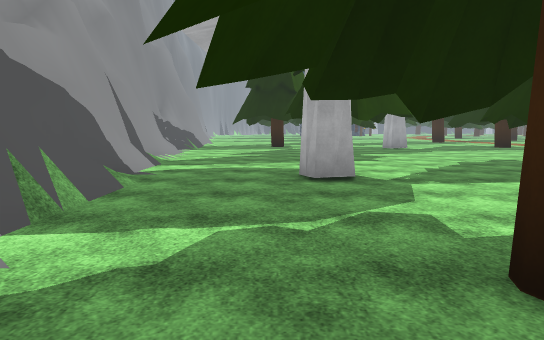
view 1 (above)

24 first-person views from a walk through a scene from a Unity 3-D project. The camera is 1.5 m above the floor, tilts 6° down and sees 70° across. The floor is counted in squares, 2 m on a side. Each view is taken from the middle of a square. On the plan, view 1 faces up. The plan holds only what a view shows up to about 12 squares ahead; the rest is blank. The place goes on beyond the plan. The player is left out. Some surface patterns are stand-ins.

view 2
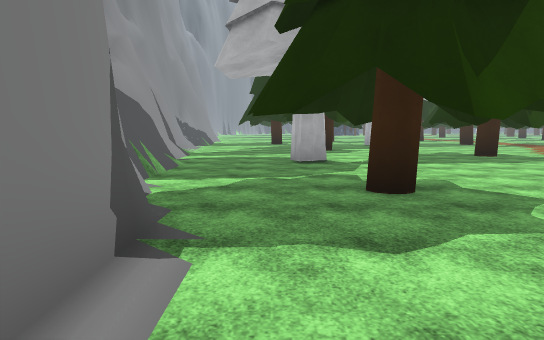

view 3
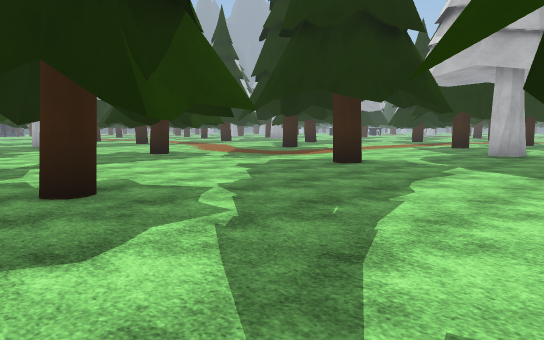

view 4
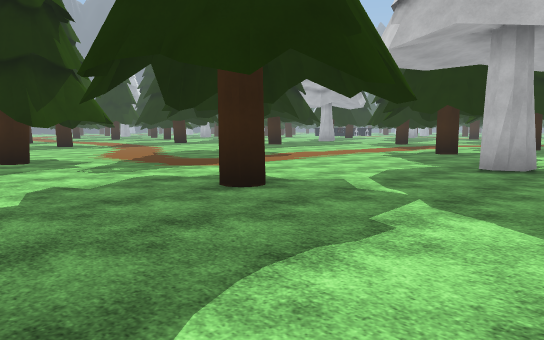

view 5
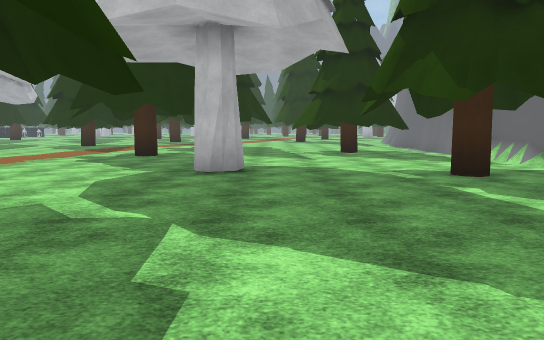

view 6
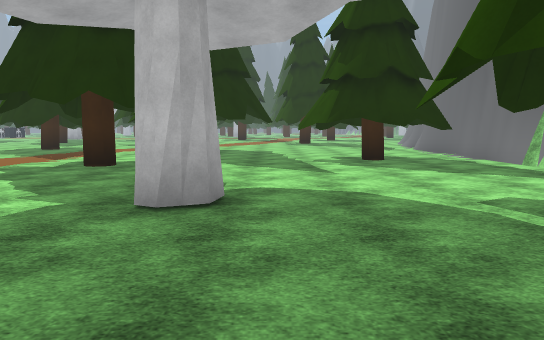

view 7
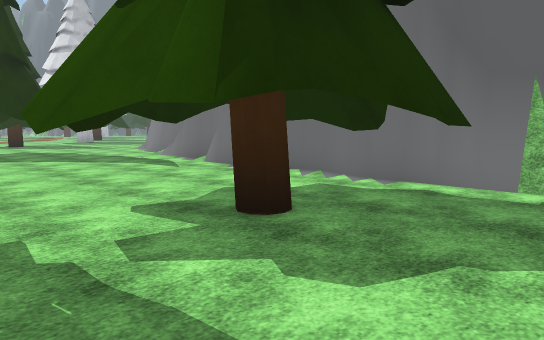

view 8
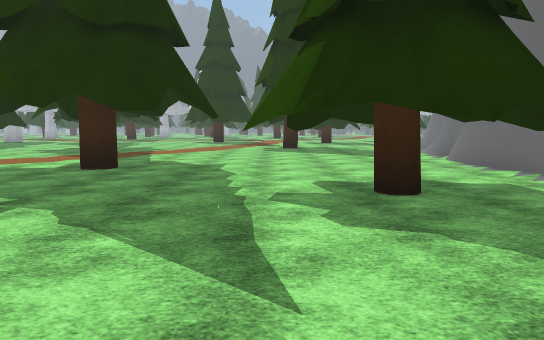

view 9
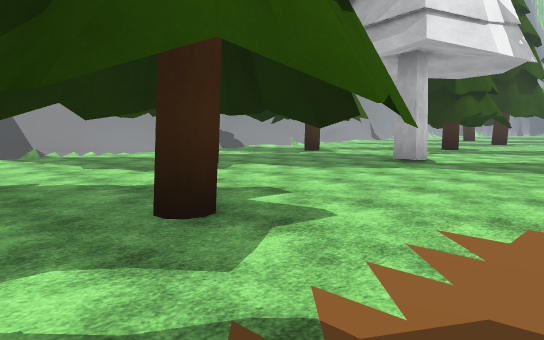

view 10
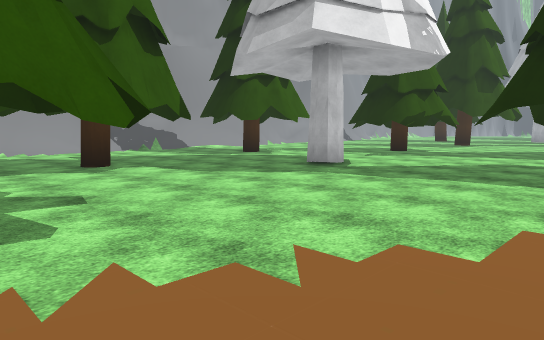

view 11
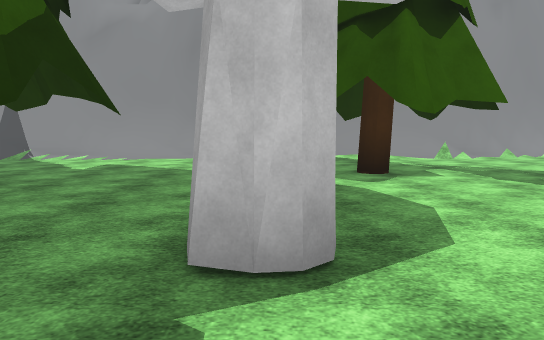

view 12
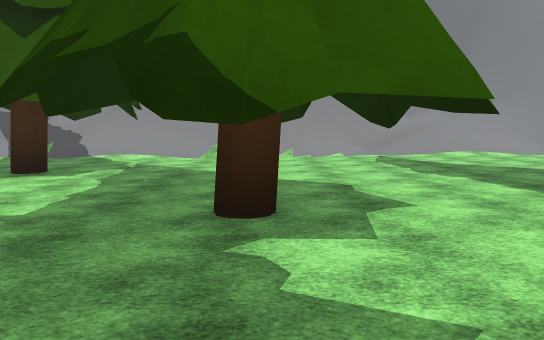

view 13
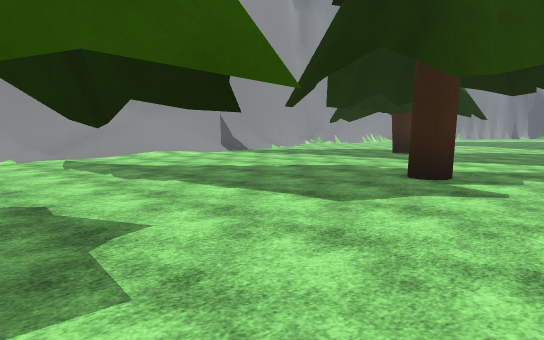

view 14
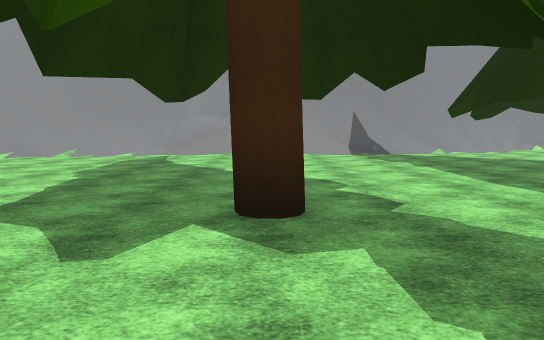

view 15
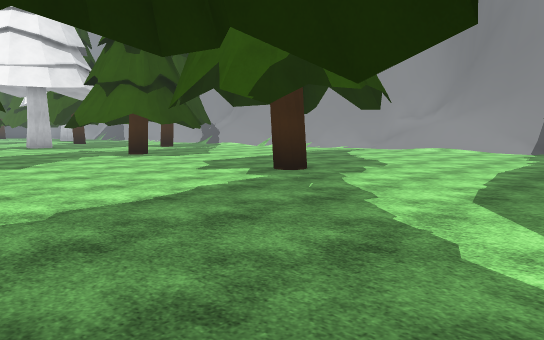

view 16
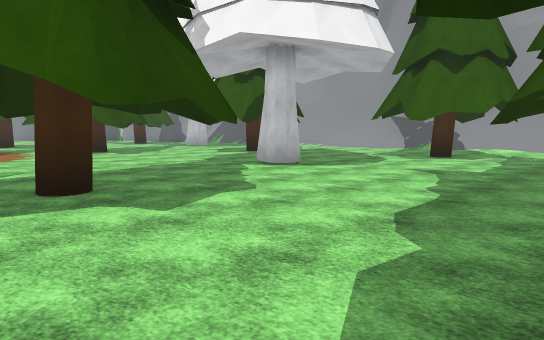

view 17
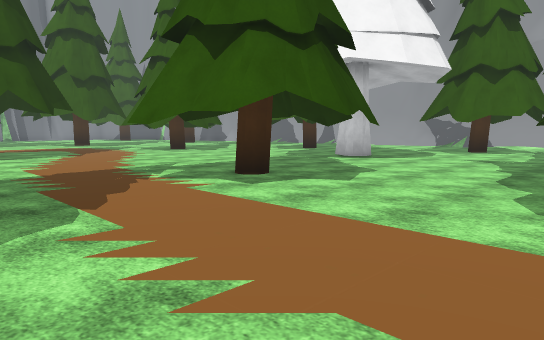

view 18
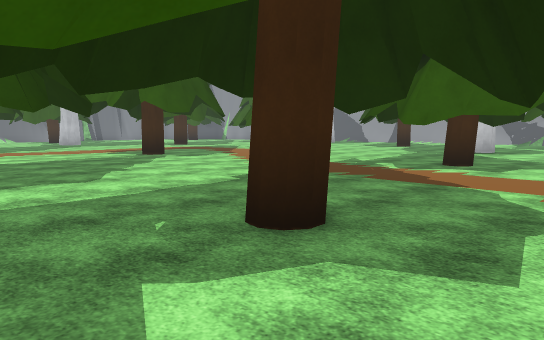

view 19
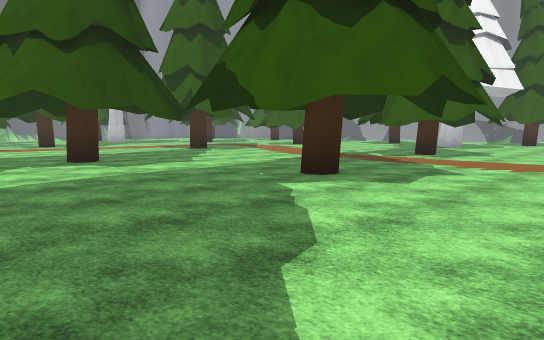

view 20
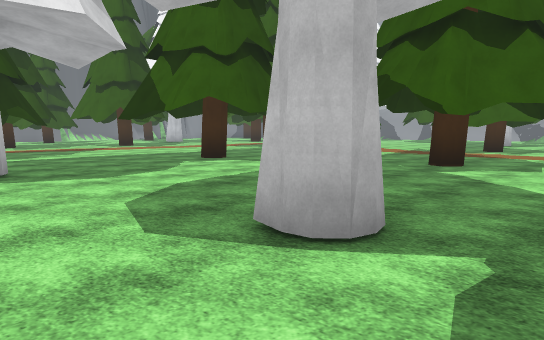

view 21
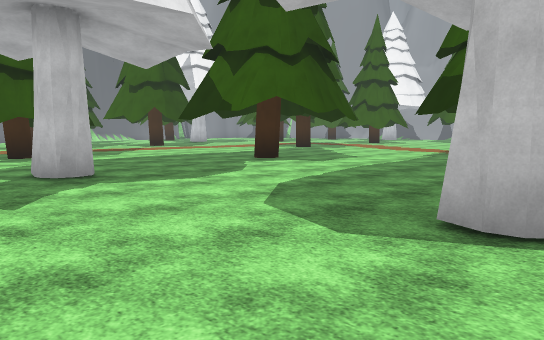

view 22
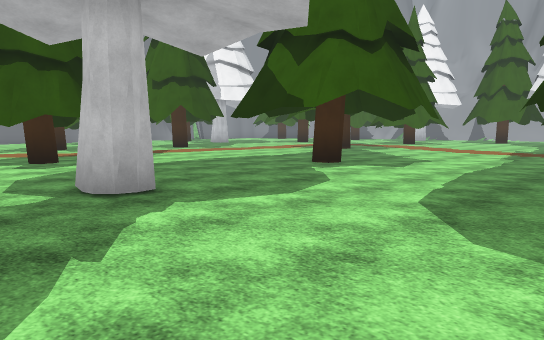

view 23
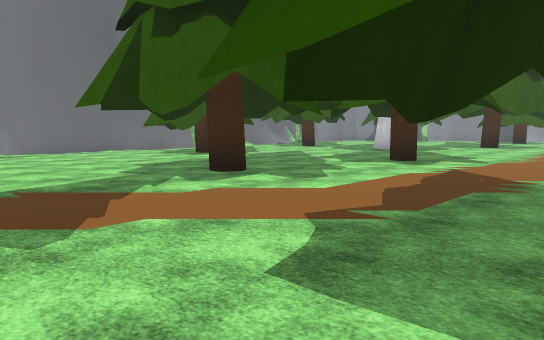

view 24
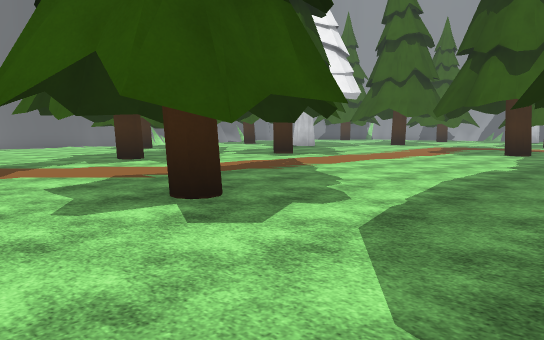

### Floor plan
Key: @ floor where view 1 was taken; # wall or solid block; x gap in a wall; . floor; / step, stairs or slope.
Columns run from 5 left of view 1 to 25 right of it. Each row starts with its distance up from view 1.
 32 /.. .x  .. ....
 31 #....  ..... .
 30 #.............
 29 #.............
 28 #......... ...
 27 #..... ..#....
 26 #...... ......
 25 #.............
 24 #.............
 23 #............
 22 ##.....#....
 21  #..... ..#.. ......   ....
 20  #............................
 19  ##......#.......... ..........
 18  ##.  ............. .......#...
 17  ##..#...............#.........
 16  ##. .. ....#.#..#. ... .......
 15  #/.. ....#.......... .........
 14  #....................  .......
 13  #..... ................. ....
 12  ##... .. ........... .#....#.
 11  ##..  #. ........... .........
 10   #... ....#...... ..  . ......
  9   #..........#..............#..
  8   #........#.....#.............
  7   #.......#.............. .....
  6   #/..#....#.....x.............
  5   #/................. .....#...
  4   ##..#.... . ............ ....
  3    #....#............#.     ..
  2    #..#................  ......
  1    #.... ..... ......    x.. ..
  0    ##@.#.... ....#...... ......
 -1     #..........................
 -2     #.. ........ ......##......
 -3      .      .....  ............
 -4                 ..x..#...#.....
 -5                 .. ....#.......
 -6                  .x............
 -7                   #############

Positions as (right, up) in squares from view 1, and headings:
1: (0, 0), facing up
2: (0, -3), facing up
3: (0, -3), facing up-right
4: (4, -2), facing up-right
5: (5, -1), facing right
6: (8, -1), facing right
7: (15, -1), facing down-right
8: (13, -2), facing right
9: (9, 6), facing up-left
10: (10, 8), facing up-left
11: (7, 15), facing left
12: (7, 21), facing left
13: (6, 21), facing up-left
14: (7, 27), facing left
15: (9, 32), facing down-left
16: (11, 21), facing down-left
17: (14, 21), facing down-left
18: (18, 19), facing down-left
19: (21, 21), facing down-left
20: (24, 20), facing down-left
21: (25, 19), facing down-left
22: (25, 17), facing down-left
23: (25, 7), facing down-left
24: (25, 11), facing down-left
